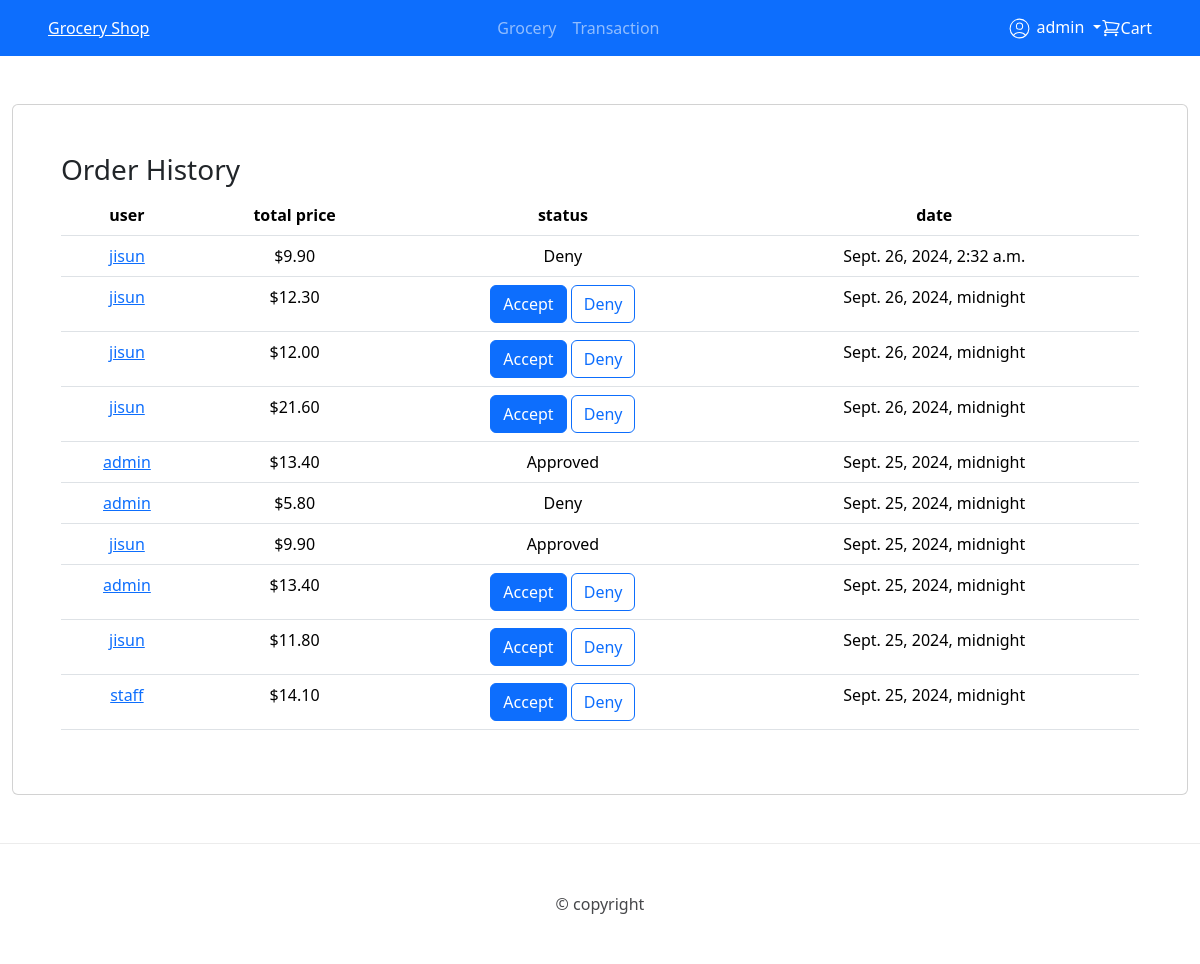
The app's page /grocery/transaction-list/ (signed in) with its own data.
### grocery/models.py (models this page shows, shortened)
class OrderHistory(models.Model):
    user = models.ForeignKey(settings.AUTH_USER_MODEL, on_delete=models.CASCADE)
    total_price = models.DecimalField(max_digits=10, decimal_places=2, default=0, help_text="Enter Total Price")
    LOAN_STATUS = (
        ('p', 'Pending'),
        ('a', 'Approved'),
        ('d', 'Denied'),
    )
    status = models.CharField(max_length=1, choices=LOAN_STATUS, blank=True, default='p', help_text='Product Status')
    update_date = models.DateTimeField(null=True, blank=True, auto_now_add=True)
    def get_absolute_url(self):
        return reverse("transaction-list", args=[str(self.id)])
    class Meta:
        ordering = ['-update_date']

### grocery/views.py (the view)
# urls.py: path("transaction-list/",views.TransactionList.as_view(), name='transaction-list'),
class TransactionList(UserPassesTestMixin,generic.ListView):
    model = OrderHistory
    queryset = OrderHistory.objects.all()
    context_object_name = "order_history"
    template_name = "transaction/list.html"
    def test_func(self):
        return self.request.user.is_staff  # True이면 접근 가능
    def get_context_data(self, **kwargs: Any):
        context =  super(TransactionList,self).get_context_data(**kwargs)
        context['navItems'] = navItems
        if(self.kwargs):
            context['selectedOrder'] = OrderProduct.objects.filter(oid=self.kwargs['pk'])
        return context

### grocery/templates/transaction/list.html (shortened to what this page needs)
{% extends "master.html" %}
{% load static %}
{% block content %}
<div class="card d-flex flex-column justify-content-center mt-5 p-5">
      <h3>Order History</h3>
      <table class="table">
        <thead class="thead-light">
            <tr  style="text-align:center">
                <th>user</th>
                <th>total price</th>
                <th>status</th>
                <th>date</th>
            </tr>
        </thead>
        <tbody>
            {% for order in order_history %}
            <tr style="text-align:center">
                <td><a class="detail_link" href="{{order.get_absolute_url}}">{{ order.user }}</a></td>
                <td>${{ order.total_price }}</td>
                <td>
                    {% if order.status == 'p'%}
                        <a href="{% url 'accept-status' order.id %}" class="btn btn-primary">Accept</a>
                        <a href="{% url 'deny-status' order.id %}" class="btn btn-outline-primary">Deny</a>
                    {% else %}
                        {{ order.get_status_display }}
                    {% endif%}
                </td>
                <td>{{ order.update_date }}</td>
            </tr>
            {% endfor %}
        </tbody>
      </table>
</div>
{% endblock content %}

### grocery/templates/master.html (shortened to what this page needs)
<!doctype html>
<html lang="en">
<head>
    {% load static %}
    <link href="https://cdn.jsdelivr.net/npm/bootstrap@5.3.2/dist/css/bootstrap.min.css" rel="stylesheet"
 />
</head>
<body>
    <header>
        <nav class="navbar navbar-expand-sm navbar-dark bg-primary px-5">
            <div class="d-flex">
                <a href="/" class="m-0 text-white">Grocery Shop</a>
            </div>
            <div class="collapse navbar-collapse d-flex justify-content-center" id="collapsibleNavId">
                <ul class="navbar-nav mt-2 mt-lg-0">
                    <li class="nav-item ">
                        <a class="nav-link" href="/grocery/product-list" aria-current="page">Grocery</a>
                    </li>
                    {% if user.is_staff %}
                        <li class="nav-item ">
                            <a class="nav-link" href="/grocery/transaction-list/" aria-current="page">Transaction</a>
                        </li>
                    {% endif %}
                </ul>
            </div>
            <div class="nav-item dropdown">
                <a class="nav-link dropdown-toggle text-white" href="#" role="button" data-bs-toggle="dropdown"
                    aria-expanded="false">
                    {% if user !=  'AnonymousUser' %}
                        {{ user }}
                    {% else %}
                        Account
                    {% endif %}
                </a>
            </div>
            <a class="nav-link text-white d-flex align-items-center" href="/grocery/cart-list/" role="button">
                Cart
            </a>
        </nav>
    </header>
    <main>
        <div class="container-fluid">
            {% block content %}
            {% endblock content %}
        </div>
    </main>
    <footer class="p-5 d-flex justify-content-center mt-5" style="border-top:1px solid #ececec; color:#46474a">
        &copy; copyright
    </footer>
</body>
</html>

### records on screen
OrderHistory: user "jisun", total_price "9.90", status "Deny", update_date "Sept. 26, 2024, 2:32 a.m."
OrderHistory: user "jisun", total_price "12.30", status "Accept", update_date "Sept. 26, 2024, midnight"
OrderHistory: user "jisun", total_price "12.00", status "Accept", update_date "Sept. 26, 2024, midnight"
OrderHistory: user "jisun", total_price "21.60", status "Accept", update_date "Sept. 26, 2024, midnight"
OrderHistory: user "admin", total_price "13.40", status "Approved", update_date "Sept. 25, 2024, midnight"
OrderHistory: user "admin", total_price "5.80", status "Deny", update_date "Sept. 25, 2024, midnight"
OrderHistory: user "jisun", total_price "9.90", status "Approved", update_date "Sept. 25, 2024, midnight"
OrderHistory: user "admin", total_price "13.40", status "Accept", update_date "Sept. 25, 2024, midnight"
OrderHistory: user "jisun", total_price "11.80", status "Accept", update_date "Sept. 25, 2024, midnight"
OrderHistory: user "staff", total_price "14.10", status "Accept", update_date "Sept. 25, 2024, midnight"

### other values on screen
{{ user }} "admin"
